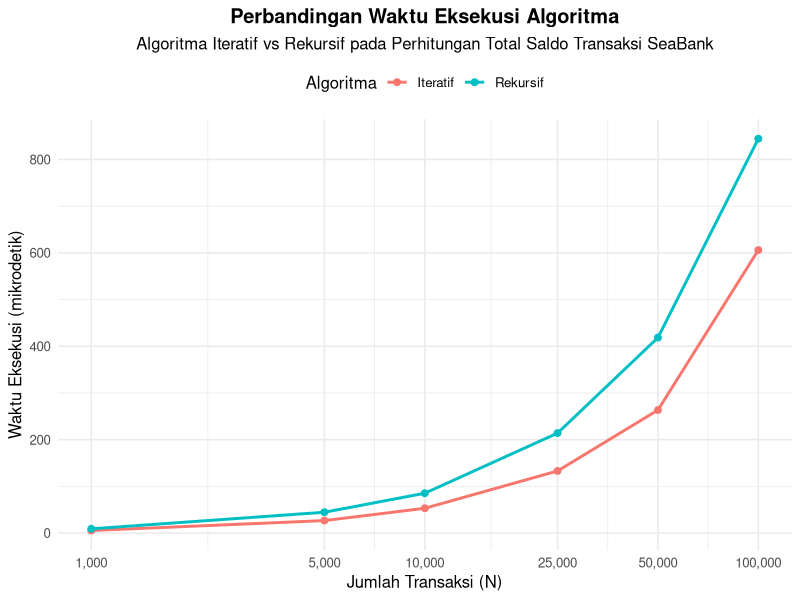

Write R code to recreate this figure.
# Grafik Perbandingan Waktu Algoritma
# Iteratif vs Rekursif (dalam mikrodetik)

# Load libraries
library(ggplot2)
library(dplyr)
library(tidyr)
library(scales)

# Data dari tabel laporan (mikrodetik)
data <- data.frame(
  n = c(1000, 5000, 10000, 25000, 50000, 100000),
  Iteratif_us = c(5.5, 26.7, 53.1, 133, 263.4, 606),
  Rekursif_us = c(9.1, 44.6, 85.3, 214, 418.5, 844.4)
)

# Ubah ke format long
plot_data <- data %>%
  pivot_longer(
    cols = c(Iteratif_us, Rekursif_us),
    names_to = "Algoritma",
    values_to = "Waktu_us"
  ) %>%
  mutate(
    Algoritma = factor(
      Algoritma,
      levels = c("Iteratif_us", "Rekursif_us"),
      labels = c("Iteratif", "Rekursif")
    )
  )

# Plot grafik
ggplot(plot_data, aes(x = n, y = Waktu_us, color = Algoritma, group = Algoritma)) +
  geom_line(size = 1) +
  geom_point(size = 2) +
  scale_x_log10(
    breaks = data$n,
    labels = comma
  ) +
  labs(
    title = "Perbandingan Waktu Eksekusi Algoritma",
    subtitle = "Algoritma Iteratif vs Rekursif pada Perhitungan Total Saldo Transaksi SeaBank",
    x = "Jumlah Transaksi (N)",
    y = "Waktu Eksekusi (mikrodetik)",
    color = "Algoritma"
  ) +
  theme_minimal(base_size = 12) +
  theme(
    plot.title = element_text(hjust = 0.5, face = "bold"),
    plot.subtitle = element_text(hjust = 0.5),
    legend.position = "top"
  )
